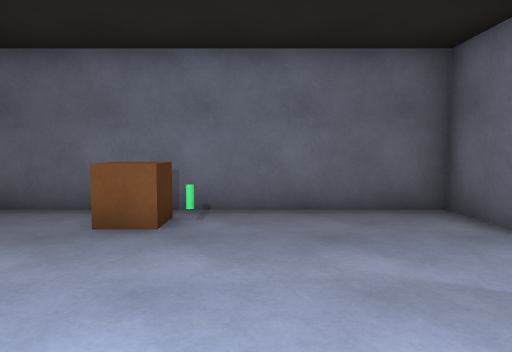
View 1 (above)

16 first-person views from a walk through a Unity game level. The camera is 1.2 m above the floor, tilts 4° down and sees 70° across. Doors are open. The floor is counted in squares, 1 m on a side. Each view is taken from the middle of a square. On the plan, view 1 faces up. The plan holds only what a view shows up to about 15 squares ahead; the rest is blank. The place goes on beyond the plan. The player character is not drawn.

View 2
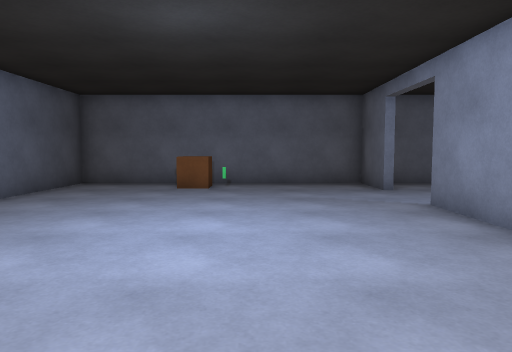

View 3
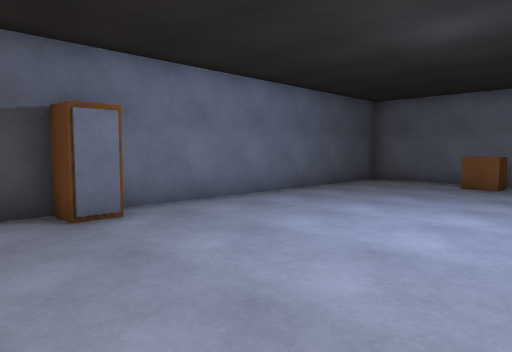

View 4
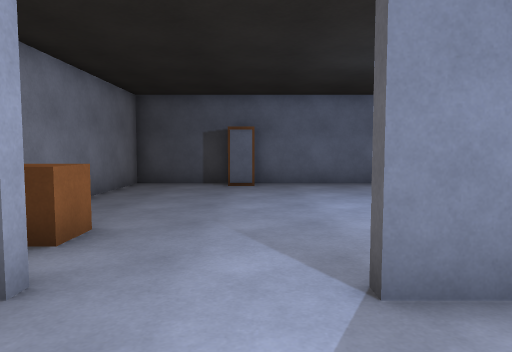

View 5
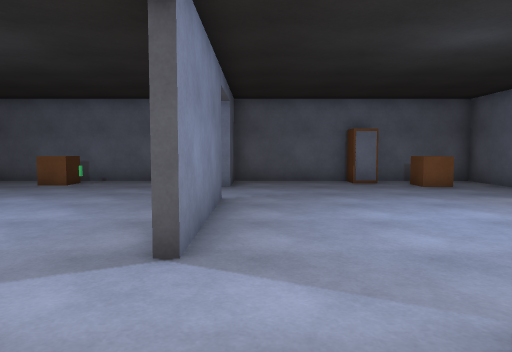

View 6
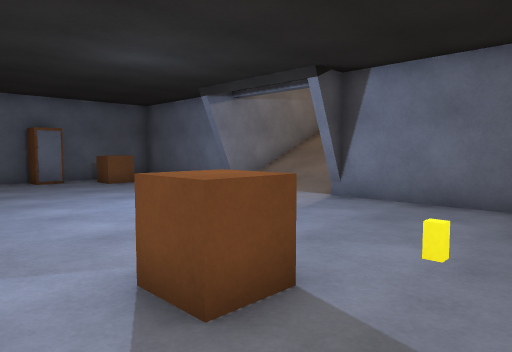

View 7
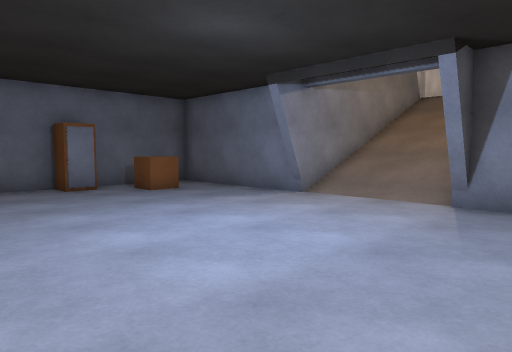

View 8
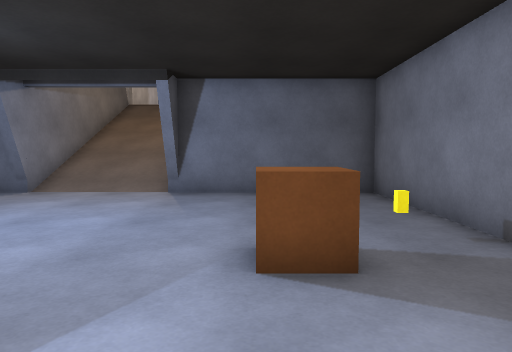

View 9
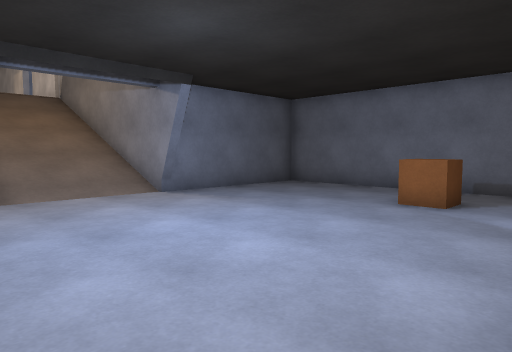

View 10
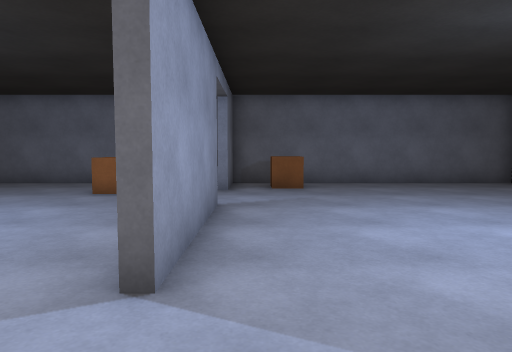

View 11
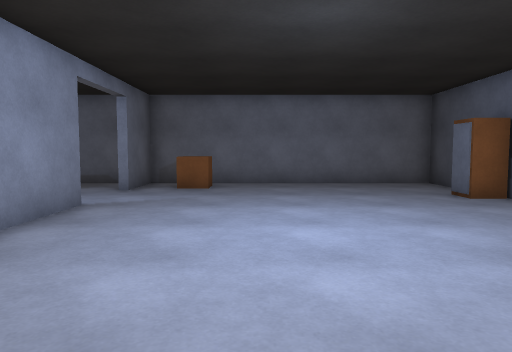

View 12
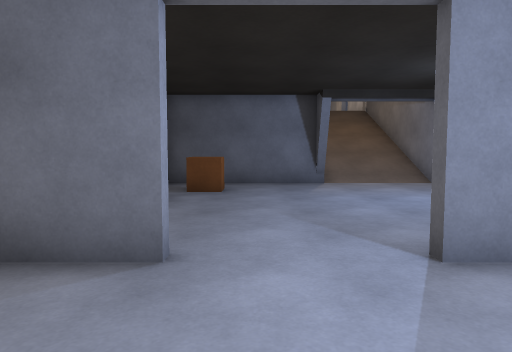

View 13
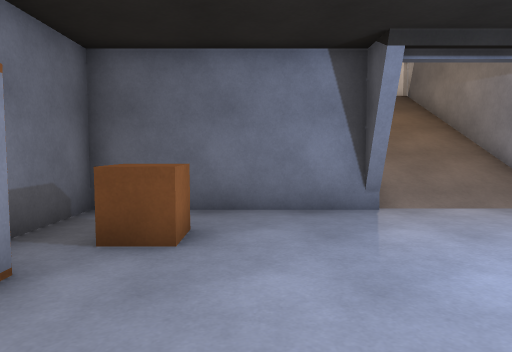

View 14
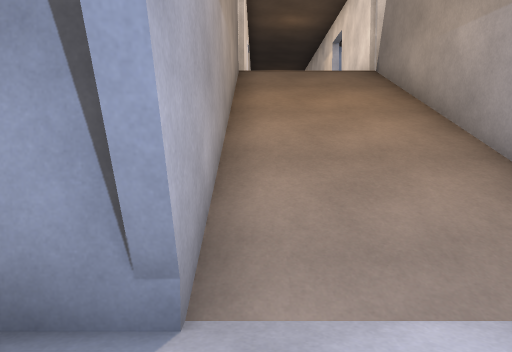

View 15
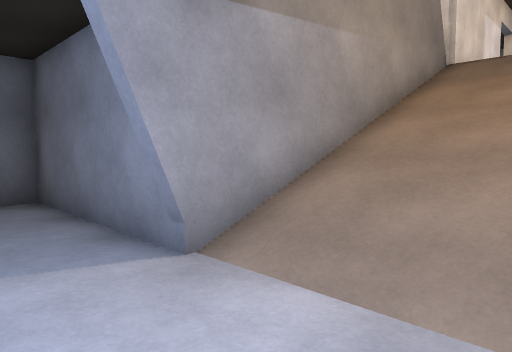

View 16
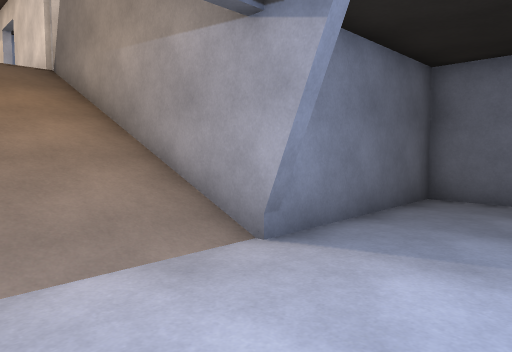

### Floor plan
Key: @ floor where view 1 was taken; # wall or solid block; . floor; / step, stairs or slope; O other object.
Columns run from 7 left of view 1 to 24 right of it. Each row starts with its distance up from view 1.
  8 ######################
  7 #..........#....O....#
  6 #....OO....#......O..#
  5 #.....O...........O..#
  4 #....................#
  3 #....................#
  2 #..........#........##########
  1 #..........#.........////////###
  0 #......@...#........./////////
 -1 #..........#........./////////
 -2 #..........#.........////////###
 -3 #...................##########
 -4  O...................#
 -5  O............O......#
 -6 #..........#..O......#
 -7 #........O.#...O.....#
 -8 #..........#.........#
 -9 ######################

Where each view was taken, in squares from view 1:
view 1: 0 up, 0 right, facing up
view 2: 6 down, 0 right, facing up
view 3: 7 down, 1 right, facing up-left
view 4: 4 down, 7 right, facing left
view 5: 7 down, 5 right, facing up
view 6: 8 down, 5 right, facing up-right
view 7: 5 down, 5 right, facing up-right
view 8: 5 down, 3 right, facing right
view 9: 3 up, 4 right, facing down-right
view 10: 5 up, 3 right, facing down
view 11: 5 up, 0 right, facing down
view 12: 4 up, 0 right, facing right
view 13: 4 up, 6 right, facing right
view 14: 1 up, 11 right, facing right
view 15: 2 down, 11 right, facing up-right
view 16: 1 up, 10 right, facing down-right
